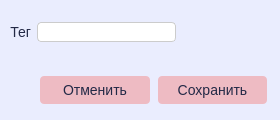
<?xml version="1.0" encoding="UTF-8"?>
<ui version="4.0">
 <class>addTage</class>
 <widget class="QDialog" name="addTage">
  <property name="geometry">
   <rect>
    <x>0</x>
    <y>0</y>
    <width>280</width>
    <height>120</height>
   </rect>
  </property>
  <property name="windowTitle">
   <string>Dialog</string>
  </property>
  <property name="styleSheet">
   <string notr="true">
    background-color: #EAEDFE;
</string>
  </property>
  <widget class="QWidget" name="layoutWidget">
   <property name="geometry">
    <rect>
     <x>40</x>
     <y>70</y>
     <width>227</width>
     <height>41</height>
    </rect>
   </property>
   <layout class="QHBoxLayout" name="horizontalLayout_2">
    <property name="spacing">
     <number>8</number>
    </property>
    <item>
     <widget class="QPushButton" name="canelButton">
      <property name="styleSheet">
       <string notr="true">QPushButton {
    background-color: #eebbc3;
    border-radius: 4px;
    padding-top: 6px;
    padding-right: 10px;
    padding-bottom: 6px;
    padding-left: 10px;
    color: #232946;
    font-size: 14px;
}

QPushButton:hover {
    background-color: #E6B4BC; 
}

QPushButton:pressed {
    background-color: #FFC9D2;
}</string>
      </property>
      <property name="text">
       <string>Отменить</string>
      </property>
     </widget>
    </item>
    <item>
     <widget class="QPushButton" name="addButton">
      <property name="styleSheet">
       <string notr="true">QPushButton {
    background-color: #eebbc3;
    border-radius: 4px;
    padding-top: 6px;
    padding-right: 10px;
    padding-bottom: 6px;
    padding-left: 10px;
    color: #232946;
    font-size: 14px;
}

QPushButton:hover {
    background-color: #E6B4BC; 
}

QPushButton:pressed {
    background-color: #FFC9D2;
}</string>
      </property>
      <property name="text">
       <string>Сохранить</string>
      </property>
     </widget>
    </item>
   </layout>
  </widget>
  <widget class="QWidget" name="layoutWidget">
   <property name="geometry">
    <rect>
     <x>10</x>
     <y>20</y>
     <width>166</width>
     <height>24</height>
    </rect>
   </property>
   <layout class="QHBoxLayout" name="horizontalLayout">
    <item>
     <widget class="QLabel" name="tagLabel">
      <property name="styleSheet">
       <string notr="true">color: #232946;
font-size: 14px;</string>
      </property>
      <property name="text">
       <string>Тег</string>
      </property>
      <property name="alignment">
       <set>Qt::AlignRight|Qt::AlignTrailing|Qt::AlignVCenter</set>
      </property>
     </widget>
    </item>
    <item>
     <widget class="QLineEdit" name="tagField">
      <property name="styleSheet">
       <string notr="true">background-color: white;
border-radius: 4px;
color: #232946;
font-size: 14px;
border: 1px solid #ccc;
</string>
      </property>
     </widget>
    </item>
   </layout>
  </widget>
 </widget>
 <resources/>
 <connections/>
</ui>
